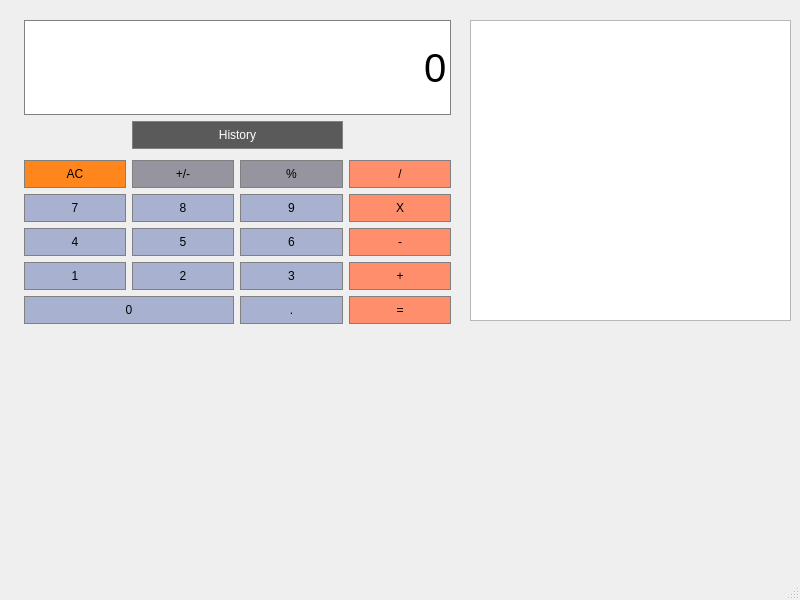
<?xml version="1.0" encoding="UTF-8"?>
<ui version="4.0">
 <class>MainWindow</class>
 <widget class="QMainWindow" name="MainWindow">
  <property name="geometry">
   <rect>
    <x>0</x>
    <y>0</y>
    <width>800</width>
    <height>600</height>
   </rect>
  </property>
  <property name="windowTitle">
   <string>MainWindow</string>
  </property>
  <widget class="QWidget" name="centralwidget">
   <widget class="QPushButton" name="ClearButton">
    <property name="geometry">
     <rect>
      <x>24</x>
      <y>160</y>
      <width>102</width>
      <height>28</height>
     </rect>
    </property>
    <property name="sizePolicy">
     <sizepolicy hsizetype="Preferred" vsizetype="Preferred">
      <horstretch>0</horstretch>
      <verstretch>0</verstretch>
     </sizepolicy>
    </property>
    <property name="styleSheet">
     <string notr="true">QPushButton {
	background-color: rgb(255, 134, 28);
	border: 1px solid gray;
	padding: 5px;
}

QPushButton:pressed {
	background-color: white;
	border: 1px solid gray;
	padding: 5px;
	color: black;
}</string>
    </property>
    <property name="text">
     <string>AC</string>
    </property>
   </widget>
   <widget class="QPushButton" name="Button0">
    <property name="geometry">
     <rect>
      <x>24</x>
      <y>296</y>
      <width>210</width>
      <height>28</height>
     </rect>
    </property>
    <property name="sizePolicy">
     <sizepolicy hsizetype="Preferred" vsizetype="Preferred">
      <horstretch>0</horstretch>
      <verstretch>0</verstretch>
     </sizepolicy>
    </property>
    <property name="styleSheet">
     <string notr="true">QPushButton {
	background-color: rgb(169, 177, 208);
	border: 1px solid gray;
	padding: 5px;
}

QPushButton:pressed {
	background-color: white;
	border: 1px solid gray;
	padding: 5px;
	color: black;
}</string>
    </property>
    <property name="text">
     <string>0</string>
    </property>
   </widget>
   <widget class="QPushButton" name="Button7">
    <property name="geometry">
     <rect>
      <x>24</x>
      <y>194</y>
      <width>102</width>
      <height>28</height>
     </rect>
    </property>
    <property name="sizePolicy">
     <sizepolicy hsizetype="Preferred" vsizetype="Preferred">
      <horstretch>0</horstretch>
      <verstretch>0</verstretch>
     </sizepolicy>
    </property>
    <property name="styleSheet">
     <string notr="true">QPushButton {
	background-color: rgb(169, 177, 208);
	border: 1px solid gray;
	padding: 5px;
}

QPushButton:pressed {
	background-color: white;
	border: 1px solid gray;
	padding: 5px;
	color: black;
}</string>
    </property>
    <property name="text">
     <string>7</string>
    </property>
   </widget>
   <widget class="QPushButton" name="Button4">
    <property name="geometry">
     <rect>
      <x>24</x>
      <y>228</y>
      <width>102</width>
      <height>28</height>
     </rect>
    </property>
    <property name="sizePolicy">
     <sizepolicy hsizetype="Preferred" vsizetype="Preferred">
      <horstretch>0</horstretch>
      <verstretch>0</verstretch>
     </sizepolicy>
    </property>
    <property name="styleSheet">
     <string notr="true">QPushButton {
	background-color: rgb(169, 177, 208);
	border: 1px solid gray;
	padding: 5px;
}

QPushButton:pressed {
	background-color: white;
	border: 1px solid gray;
	padding: 5px;
	color: black;
}</string>
    </property>
    <property name="text">
     <string>4</string>
    </property>
   </widget>
   <widget class="QPushButton" name="Button6">
    <property name="geometry">
     <rect>
      <x>240</x>
      <y>228</y>
      <width>103</width>
      <height>28</height>
     </rect>
    </property>
    <property name="sizePolicy">
     <sizepolicy hsizetype="Preferred" vsizetype="Preferred">
      <horstretch>0</horstretch>
      <verstretch>0</verstretch>
     </sizepolicy>
    </property>
    <property name="styleSheet">
     <string notr="true">QPushButton {
	background-color: rgb(169, 177, 208);
	border: 1px solid gray;
	padding: 5px;
}

QPushButton:pressed {
	background-color: white;
	border: 1px solid gray;
	padding: 5px;
	color: black;
}</string>
    </property>
    <property name="text">
     <string>6</string>
    </property>
   </widget>
   <widget class="QPushButton" name="Button9">
    <property name="geometry">
     <rect>
      <x>240</x>
      <y>194</y>
      <width>103</width>
      <height>28</height>
     </rect>
    </property>
    <property name="sizePolicy">
     <sizepolicy hsizetype="Preferred" vsizetype="Preferred">
      <horstretch>0</horstretch>
      <verstretch>0</verstretch>
     </sizepolicy>
    </property>
    <property name="styleSheet">
     <string notr="true">QPushButton {
	background-color: rgb(169, 177, 208);
	border: 1px solid gray;
	padding: 5px;
}

QPushButton:pressed {
	background-color: white;
	border: 1px solid gray;
	padding: 5px;
	color: black;
}</string>
    </property>
    <property name="text">
     <string>9</string>
    </property>
   </widget>
   <widget class="QPushButton" name="PosNegButton">
    <property name="geometry">
     <rect>
      <x>132</x>
      <y>160</y>
      <width>102</width>
      <height>28</height>
     </rect>
    </property>
    <property name="sizePolicy">
     <sizepolicy hsizetype="Preferred" vsizetype="Preferred">
      <horstretch>0</horstretch>
      <verstretch>0</verstretch>
     </sizepolicy>
    </property>
    <property name="styleSheet">
     <string notr="true">QPushButton {
	background-color: rgb(150, 149, 159);
	border: 1px solid gray;
	padding: 5px;
}

QPushButton:pressed {
	background-color: white;
	border: 1px solid gray;
	padding: 5px;
	color: black;
}</string>
    </property>
    <property name="text">
     <string>+/-</string>
    </property>
   </widget>
   <widget class="QLineEdit" name="NumDisplay">
    <property name="geometry">
     <rect>
      <x>24</x>
      <y>20</y>
      <width>427</width>
      <height>95</height>
     </rect>
    </property>
    <property name="sizePolicy">
     <sizepolicy hsizetype="Preferred" vsizetype="Expanding">
      <horstretch>0</horstretch>
      <verstretch>0</verstretch>
     </sizepolicy>
    </property>
    <property name="minimumSize">
     <size>
      <width>0</width>
      <height>0</height>
     </size>
    </property>
    <property name="font">
     <font>
      <pointsize>30</pointsize>
      <kerning>true</kerning>
     </font>
    </property>
    <property name="styleSheet">
     <string notr="true">QLineEdit {
	background-color: white;
	border: 1px solid gray;
	color: black;
}</string>
    </property>
    <property name="text">
     <string>0</string>
    </property>
    <property name="alignment">
     <set>Qt::AlignRight|Qt::AlignTrailing|Qt::AlignVCenter</set>
    </property>
    <property name="readOnly">
     <bool>true</bool>
    </property>
   </widget>
   <widget class="QPushButton" name="EqualsButton">
    <property name="geometry">
     <rect>
      <x>349</x>
      <y>296</y>
      <width>102</width>
      <height>28</height>
     </rect>
    </property>
    <property name="sizePolicy">
     <sizepolicy hsizetype="Preferred" vsizetype="Preferred">
      <horstretch>0</horstretch>
      <verstretch>0</verstretch>
     </sizepolicy>
    </property>
    <property name="styleSheet">
     <string notr="true">QPushButton {
	background-color: rgb(255, 142, 108);
	border: 1px solid gray;
	padding: 5px;
}

QPushButton:pressed {
	background-color: white;
	border: 1px solid gray;
	padding: 5px;
	color: black;
}</string>
    </property>
    <property name="text">
     <string>=</string>
    </property>
   </widget>
   <widget class="QPushButton" name="Button1">
    <property name="geometry">
     <rect>
      <x>24</x>
      <y>262</y>
      <width>102</width>
      <height>28</height>
     </rect>
    </property>
    <property name="sizePolicy">
     <sizepolicy hsizetype="Preferred" vsizetype="Preferred">
      <horstretch>0</horstretch>
      <verstretch>0</verstretch>
     </sizepolicy>
    </property>
    <property name="styleSheet">
     <string notr="true">QPushButton {
	background-color: rgb(169, 177, 208);
	border: 1px solid gray;
	padding: 5px;
}

QPushButton:pressed {
	background-color: white;
	border: 1px solid gray;
	padding: 5px;
	color: black;
}</string>
    </property>
    <property name="text">
     <string>1</string>
    </property>
   </widget>
   <widget class="QPushButton" name="pushButton">
    <property name="geometry">
     <rect>
      <x>132</x>
      <y>121</y>
      <width>211</width>
      <height>28</height>
     </rect>
    </property>
    <property name="styleSheet">
     <string notr="true">QPushButton {
	background-color: rgb(90, 90, 90);
	color: rgb(255, 255, 255);
	border: 1px solid gray;
	padding: 5px;
}

QPushButton:pressed {
	background-color: white;
	border: 1px solid gray;
	padding: 5px;
	color: black;
}</string>
    </property>
    <property name="text">
     <string>History</string>
    </property>
   </widget>
   <widget class="QPushButton" name="SubtractButton">
    <property name="geometry">
     <rect>
      <x>349</x>
      <y>228</y>
      <width>102</width>
      <height>28</height>
     </rect>
    </property>
    <property name="sizePolicy">
     <sizepolicy hsizetype="Preferred" vsizetype="Preferred">
      <horstretch>0</horstretch>
      <verstretch>0</verstretch>
     </sizepolicy>
    </property>
    <property name="styleSheet">
     <string notr="true">QPushButton {
	background-color: rgb(255, 142, 108);
	border: 1px solid gray;
	padding: 5px;
}

QPushButton:pressed {
	background-color: white;
	border: 1px solid gray;
	padding: 5px;
	color: black;
}</string>
    </property>
    <property name="text">
     <string>-</string>
    </property>
   </widget>
   <widget class="QPushButton" name="Button2">
    <property name="geometry">
     <rect>
      <x>132</x>
      <y>262</y>
      <width>102</width>
      <height>28</height>
     </rect>
    </property>
    <property name="sizePolicy">
     <sizepolicy hsizetype="Preferred" vsizetype="Preferred">
      <horstretch>0</horstretch>
      <verstretch>0</verstretch>
     </sizepolicy>
    </property>
    <property name="styleSheet">
     <string notr="true">QPushButton {
	background-color: rgb(169, 177, 208);
	border: 1px solid gray;
	padding: 5px;
}

QPushButton:pressed {
	background-color: white;
	border: 1px solid gray;
	padding: 5px;
	color: black;
}</string>
    </property>
    <property name="text">
     <string>2</string>
    </property>
   </widget>
   <widget class="QPushButton" name="Button3">
    <property name="geometry">
     <rect>
      <x>240</x>
      <y>262</y>
      <width>103</width>
      <height>28</height>
     </rect>
    </property>
    <property name="sizePolicy">
     <sizepolicy hsizetype="Preferred" vsizetype="Preferred">
      <horstretch>0</horstretch>
      <verstretch>0</verstretch>
     </sizepolicy>
    </property>
    <property name="styleSheet">
     <string notr="true">QPushButton {
	background-color: rgb(169, 177, 208);
	border: 1px solid gray;
	padding: 5px;
}

QPushButton:pressed {
	background-color: white;
	border: 1px solid gray;
	padding: 5px;
	color: black;
}</string>
    </property>
    <property name="text">
     <string>3</string>
    </property>
   </widget>
   <widget class="QPushButton" name="Button8">
    <property name="geometry">
     <rect>
      <x>132</x>
      <y>194</y>
      <width>102</width>
      <height>28</height>
     </rect>
    </property>
    <property name="sizePolicy">
     <sizepolicy hsizetype="Preferred" vsizetype="Preferred">
      <horstretch>0</horstretch>
      <verstretch>0</verstretch>
     </sizepolicy>
    </property>
    <property name="styleSheet">
     <string notr="true">QPushButton {
	background-color: rgb(169, 177, 208);
	border: 1px solid gray;
	padding: 5px;
}

QPushButton:pressed {
	background-color: white;
	border: 1px solid gray;
	padding: 5px;
	color: black;
}</string>
    </property>
    <property name="text">
     <string>8</string>
    </property>
   </widget>
   <widget class="QPushButton" name="MultiplyButton">
    <property name="geometry">
     <rect>
      <x>349</x>
      <y>194</y>
      <width>102</width>
      <height>28</height>
     </rect>
    </property>
    <property name="sizePolicy">
     <sizepolicy hsizetype="Preferred" vsizetype="Preferred">
      <horstretch>0</horstretch>
      <verstretch>0</verstretch>
     </sizepolicy>
    </property>
    <property name="styleSheet">
     <string notr="true">QPushButton {
	background-color: rgb(255, 142, 108);
	border: 1px solid gray;
	padding: 5px;
}

QPushButton:pressed {
	background-color: white;
	border: 1px solid gray;
	padding: 5px;
	color: black;
}</string>
    </property>
    <property name="text">
     <string>X</string>
    </property>
   </widget>
   <widget class="QPushButton" name="AddButtton">
    <property name="geometry">
     <rect>
      <x>349</x>
      <y>262</y>
      <width>102</width>
      <height>28</height>
     </rect>
    </property>
    <property name="sizePolicy">
     <sizepolicy hsizetype="Preferred" vsizetype="Preferred">
      <horstretch>0</horstretch>
      <verstretch>0</verstretch>
     </sizepolicy>
    </property>
    <property name="styleSheet">
     <string notr="true">QPushButton {
	background-color: rgb(255, 142, 108);
	border: 1px solid gray;
	padding: 5px;
}

QPushButton:pressed {
	background-color: white;
	border: 1px solid gray;
	padding: 5px;
	color: black;
}</string>
    </property>
    <property name="text">
     <string>+</string>
    </property>
   </widget>
   <widget class="QPushButton" name="DivideButton">
    <property name="geometry">
     <rect>
      <x>349</x>
      <y>160</y>
      <width>102</width>
      <height>28</height>
     </rect>
    </property>
    <property name="sizePolicy">
     <sizepolicy hsizetype="Preferred" vsizetype="Preferred">
      <horstretch>0</horstretch>
      <verstretch>0</verstretch>
     </sizepolicy>
    </property>
    <property name="styleSheet">
     <string notr="true">QPushButton {
	background-color: rgb(255, 142, 108);
	border: 1px solid gray;
	padding: 5px;
}

QPushButton:pressed {
	background-color: white;
	border: 1px solid gray;
	padding: 5px;
	color: black;
}</string>
    </property>
    <property name="text">
     <string>/</string>
    </property>
   </widget>
   <widget class="QPushButton" name="Button5">
    <property name="geometry">
     <rect>
      <x>132</x>
      <y>228</y>
      <width>102</width>
      <height>28</height>
     </rect>
    </property>
    <property name="sizePolicy">
     <sizepolicy hsizetype="Preferred" vsizetype="Preferred">
      <horstretch>0</horstretch>
      <verstretch>0</verstretch>
     </sizepolicy>
    </property>
    <property name="styleSheet">
     <string notr="true">QPushButton {
	background-color: rgb(169, 177, 208);
	border: 1px solid gray;
	padding: 5px;
}

QPushButton:pressed {
	background-color: white;
	border: 1px solid gray;
	padding: 5px;
	color: black;
}</string>
    </property>
    <property name="text">
     <string>5</string>
    </property>
   </widget>
   <widget class="QPushButton" name="DecimalButton">
    <property name="geometry">
     <rect>
      <x>240</x>
      <y>296</y>
      <width>103</width>
      <height>28</height>
     </rect>
    </property>
    <property name="sizePolicy">
     <sizepolicy hsizetype="Preferred" vsizetype="Preferred">
      <horstretch>0</horstretch>
      <verstretch>0</verstretch>
     </sizepolicy>
    </property>
    <property name="styleSheet">
     <string notr="true">QPushButton {
	background-color: rgb(169, 177, 208);
	border: 1px solid gray;
	padding: 5px;
}

QPushButton:pressed {
	background-color: white;
	border: 1px solid gray;
	padding: 5px;
	color: black;
}</string>
    </property>
    <property name="text">
     <string>.</string>
    </property>
   </widget>
   <widget class="QPushButton" name="PercentButton">
    <property name="geometry">
     <rect>
      <x>240</x>
      <y>160</y>
      <width>103</width>
      <height>28</height>
     </rect>
    </property>
    <property name="sizePolicy">
     <sizepolicy hsizetype="Preferred" vsizetype="Preferred">
      <horstretch>0</horstretch>
      <verstretch>0</verstretch>
     </sizepolicy>
    </property>
    <property name="styleSheet">
     <string notr="true">QPushButton {
	background-color: rgb(150, 149, 159);
	border: 1px solid gray;
	padding: 5px;
}

QPushButton:pressed {
	background-color: white;
	border: 1px solid gray;
	padding: 5px;
	color: black;
}</string>
    </property>
    <property name="text">
     <string>%</string>
    </property>
   </widget>
   <widget class="QTextBrowser" name="textBrowser">
    <property name="geometry">
     <rect>
      <x>470</x>
      <y>20</y>
      <width>321</width>
      <height>301</height>
     </rect>
    </property>
   </widget>
  </widget>
  <widget class="QMenuBar" name="menubar">
   <property name="geometry">
    <rect>
     <x>0</x>
     <y>0</y>
     <width>800</width>
     <height>21</height>
    </rect>
   </property>
  </widget>
  <widget class="QStatusBar" name="statusbar"/>
 </widget>
 <resources/>
 <connections/>
</ui>
